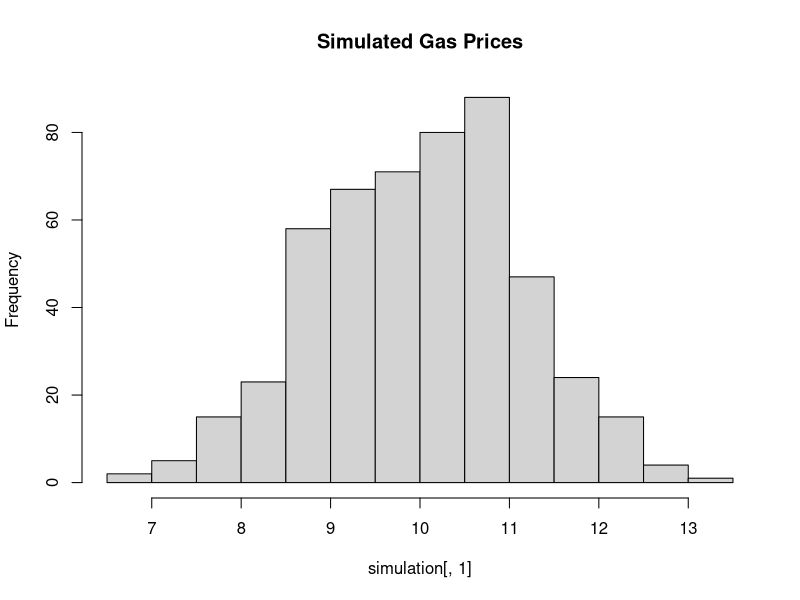
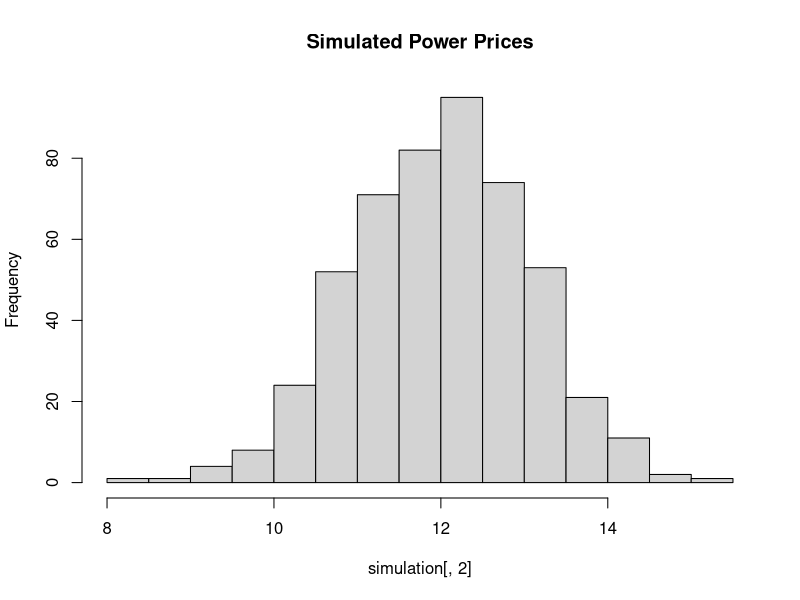
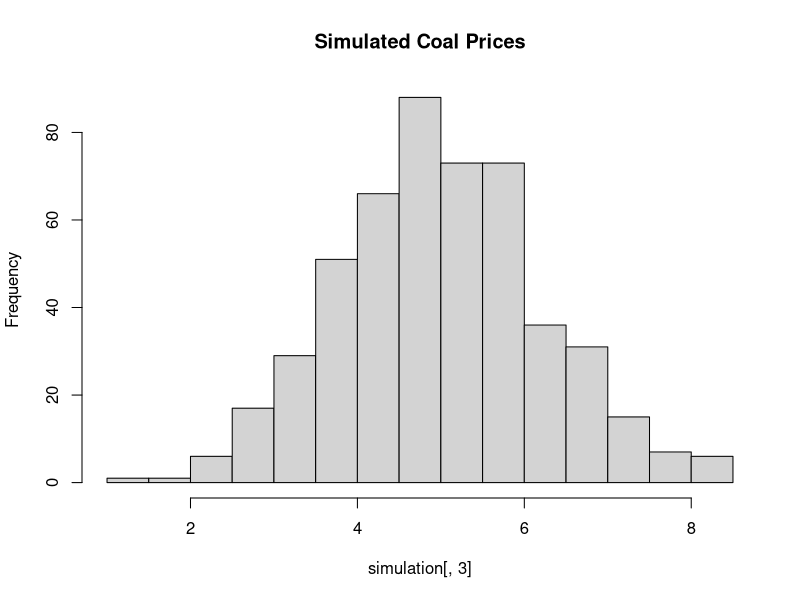

Write the R code that produced these figures, in order.
install.packages("MASS")
library(MASS)

#Number of samples
n <- 500

#Means
mean_gas <- 10
mean_power <- 12
mean_coal <- 5

#Variances
sd_gas <- 1.3
sd_power <- 1.1
sd_coal <- 1.5

#Covariances
gas_power_rho <- .47
gas_coal_rho <- .18
power_coal_rho <-.53

#Construct a covariance matrix; the diagonal are the variances
#Matrix should be in this order:
#Row 1 = Gas; Row 2 = Power; Row 3 = Coal
#Col 1 = Gas; Col 2 = Power; Col 3 = Coal

covar <- matrix(c(sd_gas, gas_power_rho, gas_coal_rho,
                  gas_power_rho, sd_power, power_coal_rho,
                  gas_coal_rho, power_coal_rho, sd_coal),
                ncol = 3, byrow = TRUE)

set.seed(1)
simulation <- mvrnorm(n, mu = c(mean_gas, mean_power, mean_coal),
                      Sigma = covar, empirical = TRUE)

#Check the covariance matrix - this verifies correlation is the same (note these are actually covariances so we would need to convert to correlation,
#but they will be the same below since SD = 1)
cov(simulation)

#Or check correlation individually
simulation_df <- data.frame(gas = simulation[,1], power = simulation[,2], coal = simulation[,3])
#Gas and Power Correlation:
cov(simulation_df$gas, simulation_df$power)

#Gas and Coal Correlation:
cov(simulation_df$gas, simulation_df$coal)

#Power and Coal Correlation:
cov(simulation_df$power, simulation_df$coal)

hist(simulation[,1], main = "Simulated Gas Prices")
hist(simulation[,2], main = "Simulated Power Prices")
hist(simulation[,3], main = "Simulated Coal Prices")